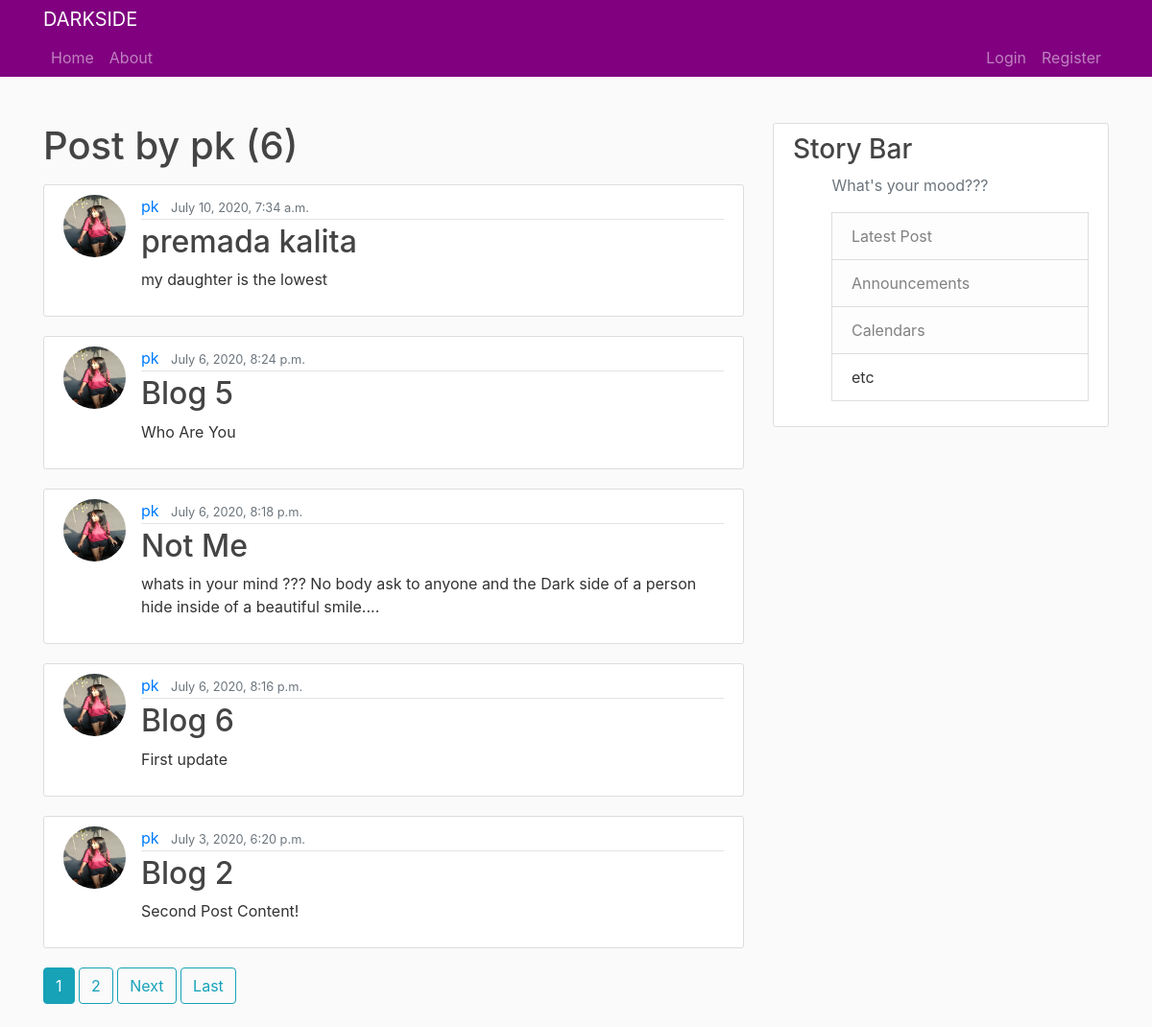
The app's page /user/pk, older data.
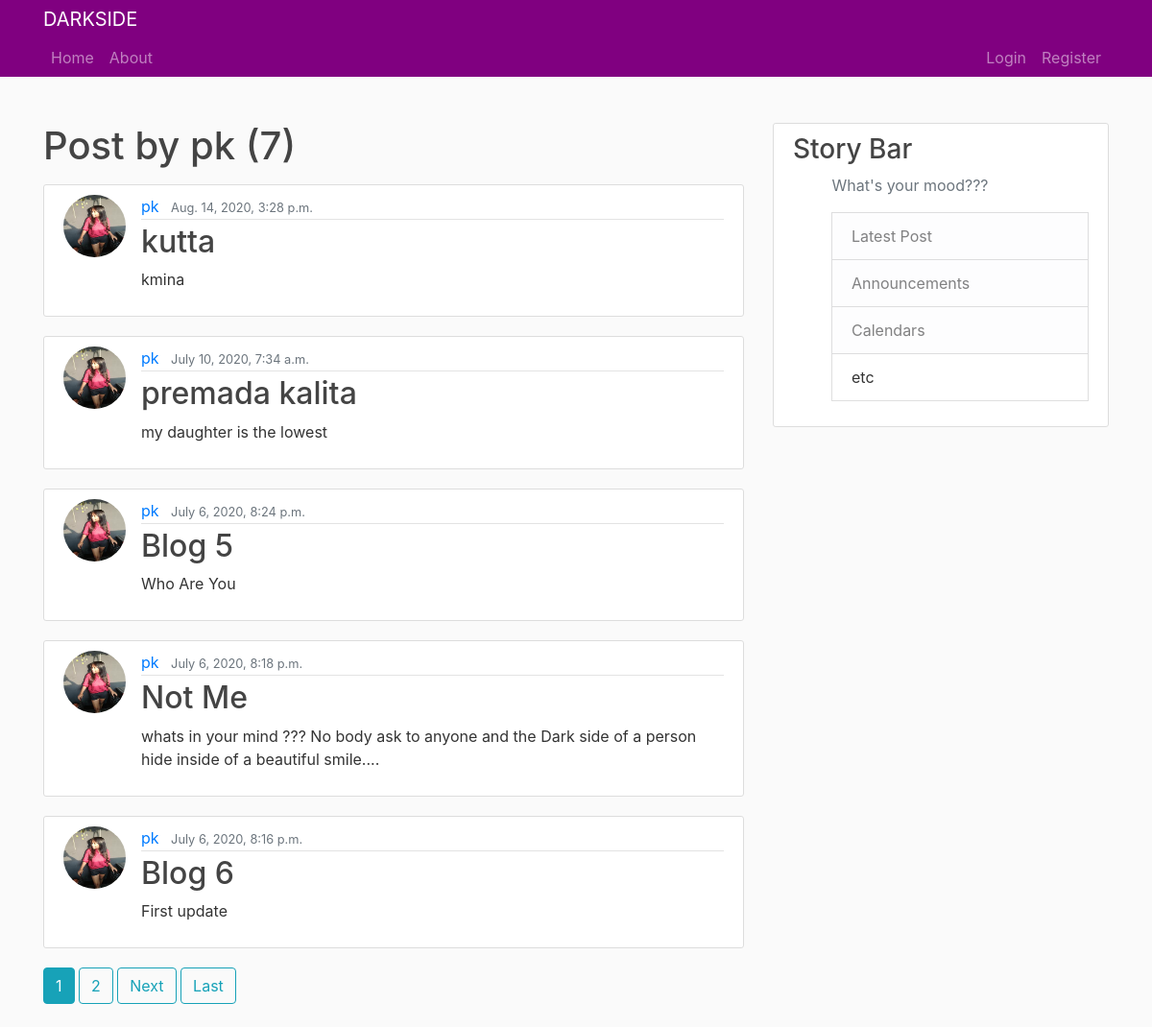
The same page, newer data.
### Darkside/models.py (models this page shows, shortened)
class Post(models.Model):
    title = models.CharField(max_length=100)
    content = models.TextField()
    date_posted = models.DateTimeField(default=timezone.now)
    author = models.ForeignKey(User, on_delete=models.CASCADE)

### users/models.py (models this page shows, shortened)
class Profile(models.Model):
    user = models.OneToOneField(User, on_delete=models.CASCADE)
    image = models.ImageField(default='default.jpg', upload_to='profile_pics')

### Darkside/views.py (the view)
# urls.py: path('user/<str:username>', UserPostListView.as_view(), name='user-posts'),
class UserPostListView(ListView):
    model = Post
    template_name = 'Darkside/user_posts.html'
    context_object_name = 'posts'
    paginate_by = 5
    def get_queryset(self):
        user = get_object_or_404(User, username=self.kwargs.get('username'))
        return Post.objects.filter(author=user).order_by('-date_posted')

### Darkside/templates/Darkside/user_posts.html (shortened to what this page needs)
{% extends "Darkside/base.html" %}
{% block content %}
<h1 class="mb-3">Post by {{ view.kwargs.username }} ({{  page_obj.paginator.count }}) </h1>
{% for post in posts %}
     <article class="media content-section">
         <img class="rounded-circle article-img"  src="{{ post.author.profile.image.url }}">
         <div class="media-body">
             <div class="article-metadata">
                 <a class="mr-2" href="{% url 'user-posts' post.author.username  %}">{{ post.author }}</a>
                 <small class="text-muted">{{ post.date_posted }}</small>
             </div>
             <h2><a class="article-title" href="{% url 'post-detail' post.id %}">{{ post.title }}</a> </h2>
             <p class="article-content">{{  post.content }}</p>
         </div>
     </article>
   {% endfor %}
    {% if is_paginated %}
        {% for num in page_obj.paginator.page_range %}
            {% if page_obj.number == num %}
            <a class="btn btn-info mb-4" href="?page={{ num }}">{{  num }}</a>
            {% elif num > page_obj.number|add:'-3' and num < page_obj.number|add:'3' %}
                <a class="btn btn-outline-info mb-4" href="?page={{ num }}">{{  num }}</a>
            {% endif %}
        {% endfor %}
        {% if page_obj.has_next %}
            <a class="btn btn-outline-info mb-4" href="?page={{ page_obj.next_page_number }}">Next</a>
            <a class="btn btn-outline-info mb-4" href="?page={{ page.obj.paginator.num_pages }}">Last</a>
        {% endif%}
    {% endif%}
{% endblock content %}

Row changes from the older to the newer data that the page shows:
no longer on this page (row unchanged): Post: author.profile.image (picture), author "pk", date_posted "July 3, 2020, 6:20 p.m.", title "Blog 2", content "Second Post Content!"
added Post: author.profile.image (picture), author "pk", date_posted "Aug. 14, 2020, 3:28 p.m.", title "kutta", content "kmina"
Text that changed along with them:
{{ page_obj.paginator.count }}: "6" → "7"
